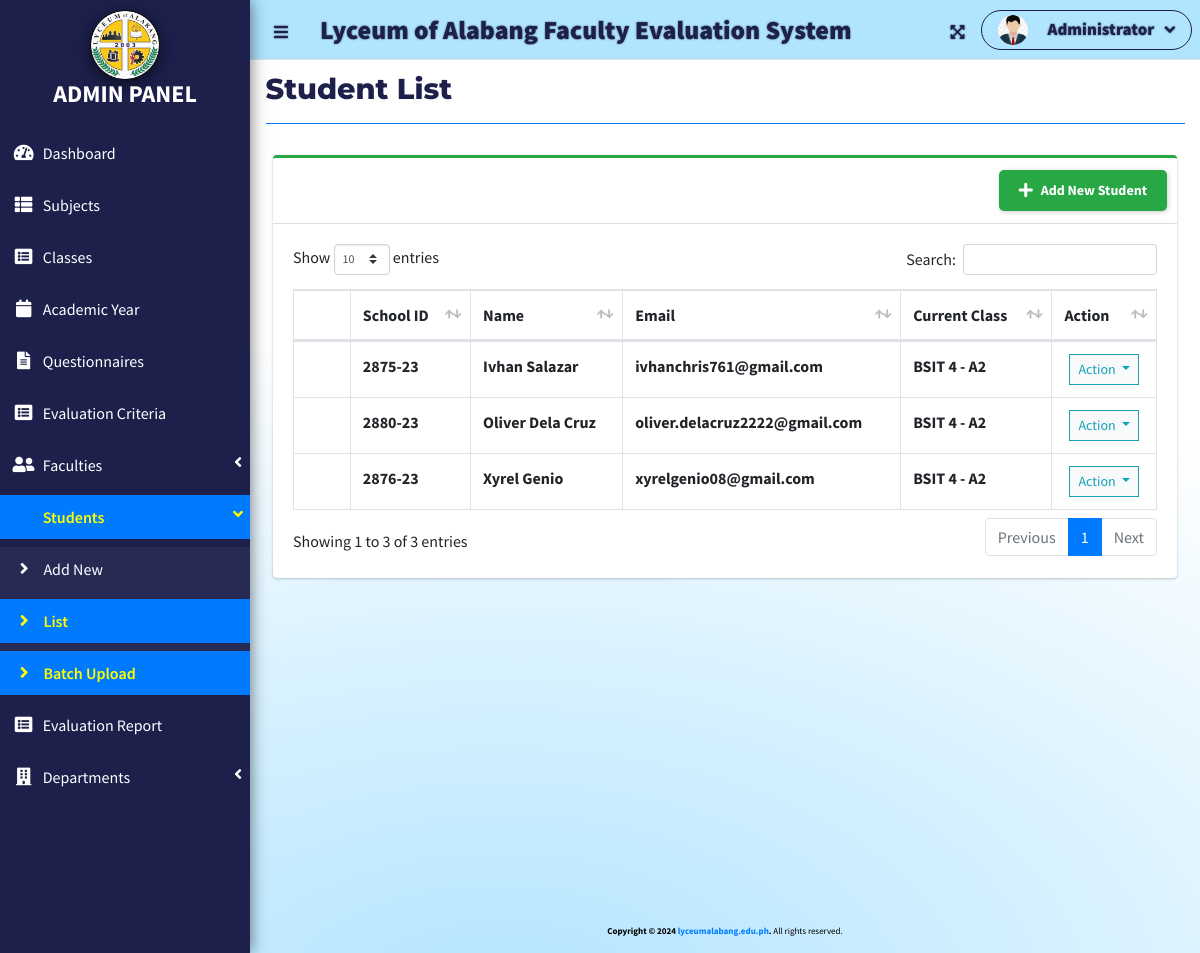
/index.php?page=student_list (signed in), run on an earlier commit of the app's database.
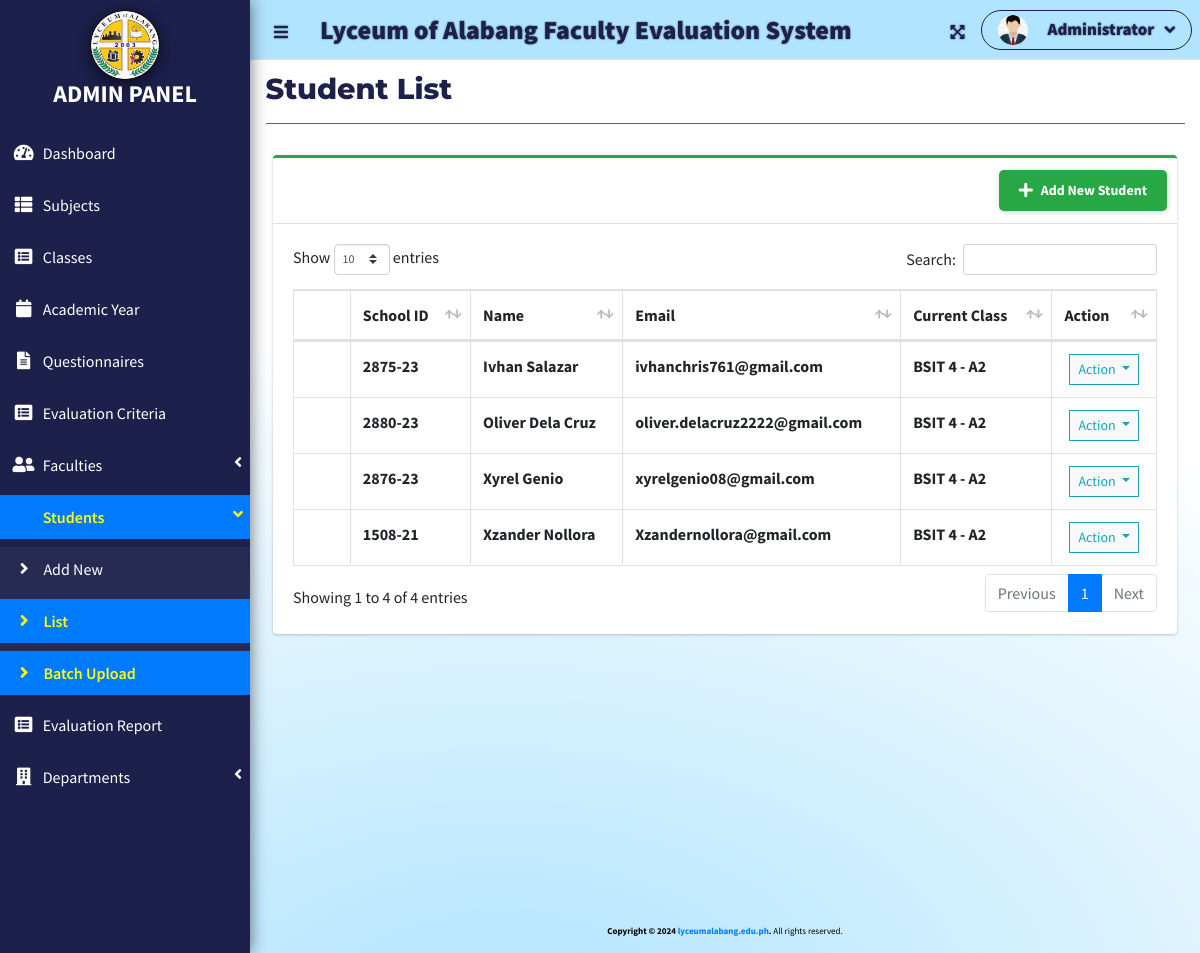
And on a later commit of the database.
### tables this page shows
CREATE TABLE `student_list` (
  `id` int(30) NOT NULL,
  `school_id` varchar(100) NOT NULL,
  `firstname` varchar(200) NOT NULL,
  `lastname` varchar(200) NOT NULL,
  `email` varchar(200) NOT NULL,
  `password` text NOT NULL,
  `class_id` int(30) NOT NULL,
  `avatar` text NOT NULL DEFAULT 'no-image-available.png',
  `date_created` datetime NOT NULL DEFAULT current_timestamp()
);

### admin/student_list.php (the view, shortened to what this page needs)
<?php include'db_connect.php' ?>
<div class="col-lg-12">
	<div class="card card-outline card-success">
		<div class="card-header">
			<div class="card-tools">
			<a class="btn new_academic" href="./index.php?page=new_student">
  <i class="fa fa-plus"></i>
  <span class="text">Add New Student</span>
</a>
			</div>
		</div>
		<div class="card-body">
			<table class="table tabe-hover table-bordered" id="list">
				<thead>
					<tr>
						<th class="text-center">#</th>
						<th>School ID</th>
						<th>Name</th>
						<th>Email</th>
						<th>Current Class</th>
						<th>Action</th>
					</tr>
				</thead>
				<tbody>
					<?php
					$i = 1;
					$class= array();
					$classes = $conn->query("SELECT id,concat(curriculum,' ',level,' - ',section) as `class` FROM class_list");
					while($row=$classes->fetch_assoc()){
						$class[$row['id']] = $row['class'];
					}
					$qry = $conn->query("SELECT *,concat(firstname,' ',lastname) as name FROM student_list order by concat(firstname,' ',lastname) asc");
					while($row= $qry->fetch_assoc()):
					?>
					<tr>
						<th class="text-center"><?php echo $i++ ?></th>
						<td><b><?php echo $row['school_id'] ?></b></td>
						<td><b><?php echo ucwords($row['name']) ?></b></td>
						<td><b><?php echo $row['email'] ?></b></td>
						<td><b><?php echo isset($class[$row['class_id']]) ? $class[$row['class_id']] : "N/A" ?></b></td>
						<td class="text-center">
							<button type="button" class="btn btn-default btn-sm btn-flat border-info wave-effect text-info dropdown-toggle" data-toggle="dropdown" aria-expanded="true">
		                      Action
		                    </button>
						</td>
					</tr>
				<?php endwhile; ?>
				</tbody>
			</table>
		</div>
	</div>
</div>

What changed in the data, as far as the page shows it:
added student_list: school "1508-21", name "Xzander Nollora", email "Xzandernollora@gmail.com", class "BSIT 4 - A2"
Also different on the page:
text written by a page script: "Show entries Search: Showing 1 to 3 of 3 entries Previous 1 Next" → "Show entries Search: Showing 1 to 4 of 4 entries Previous 1 Next"
